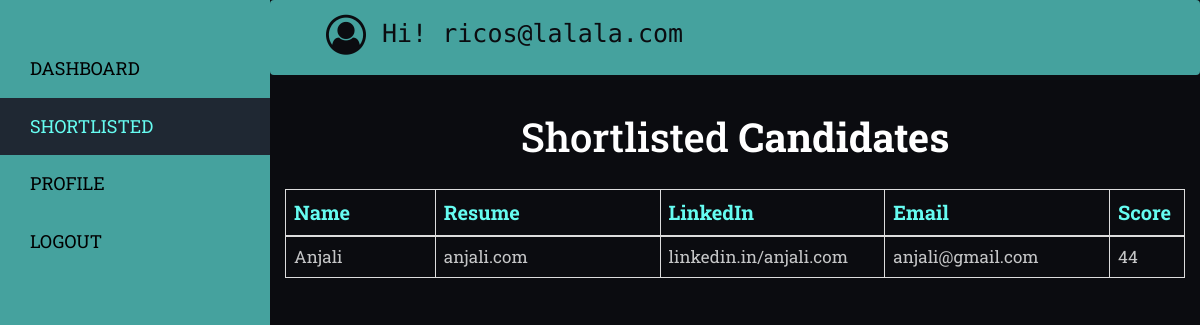
Page /shortlist.php (signed in) on the earlier database version.
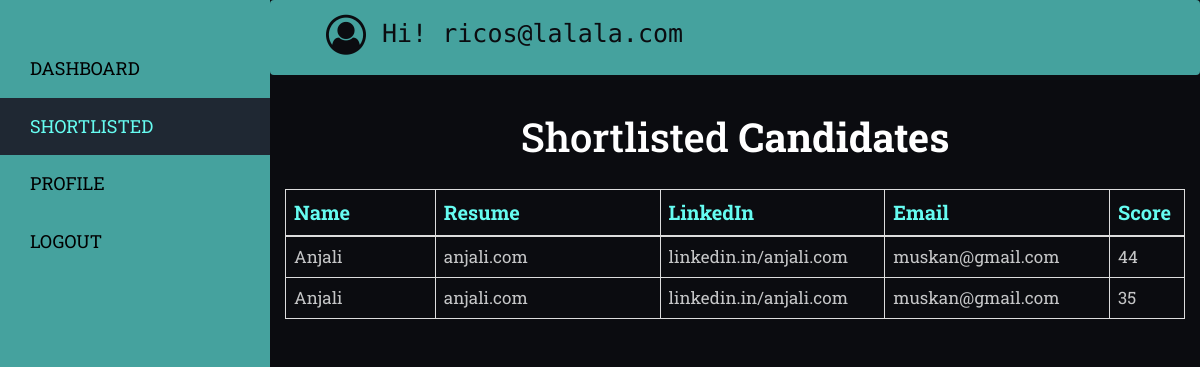
Same page on the later database version.
### tables this page shows
CREATE TABLE `shortlists` (
  `id` int(11) NOT NULL,
  `fname` varchar(250) DEFAULT NULL,
  `resume` varchar(500) DEFAULT NULL,
  `linkedin` varchar(500) DEFAULT NULL,
  `email` varchar(250) DEFAULT NULL,
  `score` int(10) DEFAULT NULL,
  `company` varchar(250) DEFAULT NULL
);

### shortlist.php (the view, shortened to what this page needs)
<?php
require_once "connect.php";
$stmt= $pdo->query("SELECT * FROM shortlists");
$rows= $stmt->fetchAll(PDO::FETCH_ASSOC);
?>
<!DOCTYPE html>
<html>
<head>
  	<link rel="stylesheet" href="https://maxcdn.bootstrapcdn.com/bootstrap/3.4.1/css/bootstrap.min.css">
    <link rel="stylesheet" href="https://cdnjs.cloudflare.com/ajax/libs/font-awesome/4.7.0/css/font-awesome.min.css">
    <link rel="stylesheet" type="text/css" href="css/dashboard.css">
</head>
<body>
	<div class="sidebar">
	  <a class="first" href="dashboard-recruiter.php">DASHBOARD</a>
	  <a href="shortlist.php" class="active">SHORTLISTED</a>
	  <a href="profile-recruiter.php">PROFILE</a>
	  <a href="logout-recruiter.php">LOGOUT</a>
	</div>
<div class="content">
	<nav class="navbar container-fluid">
		<ul class="navbar-nav" id="navbar-id">
			<li><i class="fa fa-user-circle-o icon"></i><a href="#" id="username" style="font-family: 'Roboto Mono', monospace;">Hi! <?php echo $_SESSION["recid"]; ?></a></li>
		</ul>
	</nav>
	<div class="container-fluid">
		<center><h1>Shortlisted<b> Candidates</b></h1></center><br>
		<div class="table-wrapper table-responsive">
            <table class="table table-bordered">
                <thead>
                    <tr>
                        <th class="col-sm-2" style="color: #66fcf1;font-family: 'Roboto Slab', serif; font-size: 20px;">Name</th>
                        <th class="col-sm-3" style="color: #66fcf1;font-family: 'Roboto Slab', serif; font-size: 20px;">Resume</th>
                        <th class="col-sm-3" style="color: #66fcf1;font-family: 'Roboto Slab', serif; font-size: 20px;">LinkedIn</th>
                        <th class="col-sm-3" style="color: #66fcf1;font-family: 'Roboto Slab', serif; font-size: 20px;">Email</th>
                        <th class="col-sm-1" style="color: #66fcf1;font-family: 'Roboto Slab', serif; font-size: 20px;">Score</th>
                    </tr>
                </thead>
                <tbody>
				<?php
					if(count($rows)){
						$stmt = $pdo->query("SELECT* FROM shortlists");
						while ( $row = $stmt->fetch(PDO::FETCH_ASSOC) ) {
							echo "<tr><td>";
							echo(htmlentities($row['fname']));
							echo("</td><td>");
							echo(htmlentities($row['resume']));
							echo("</td><td>");
							echo(htmlentities($row['linkedin']));
							echo("</td><td>");
							echo(htmlentities($row['email']));
							echo("</td><td>");
							echo(htmlentities($row['score']));
							echo("</td></tr>\n");
							}
					}
					else
						{
							echo "<center><h3 style='color:red;'> No Candidates Yet</h3></center></br>";
						}
				?>
                </tbody>
	</div>
</div>
</body>
</html>

### css/dashboard.css (style rules this page uses)
body { margin: 0; background-color: #0b0c10; overflow-x: hidden; }
td { color: #c5c6c7; font-size: 17px; font-family: 'Roboto Slab', serif; }
.h1, h1 { font-family: 'Roboto Slab', serif; font-size: 40px; color: white; }
.navbar { background-color: #45a29e; overflow: hidden; height: 75px; }
.navbar a { float: left; display: block; color: #0b0c10; text-align: center; padding: 17px 16px; text-decoration: none; font-size: 20px; }
#username { font-size: 25px; display: block; }
.navbar ul { list-style: none; margin: 8px 0 0 0; }
.icon { margin-top: 6px; float: left; color:#0b0c10; font-size:40px; }
.content { margin-left: 270px; }
.first { margin-top: 40px; }
.sidebar { font-family: 'Roboto Slab', serif; margin: 0; padding: 0; width: 270px; background-color: #45a29e; position: fixed; height: 100%; overflow: auto; }
.sidebar a { display: block; font-size: 18px; color: black; padding: 16px; padding-left: 30px; text-decoration: none; }
.sidebar a.active { background-color: #1f2833; color: #66fcf1; border-right: white; }

Differences in the rows shown:
changed shortlists (number 1 of 2 on the later page): email "anjali@gmail.com" → "muskan@gmail.com"
added shortlists: fname "Anjali", resume "anjali.com", linkedin "linkedin.in/anjali.com", email "muskan@gmail.com", score "35"
